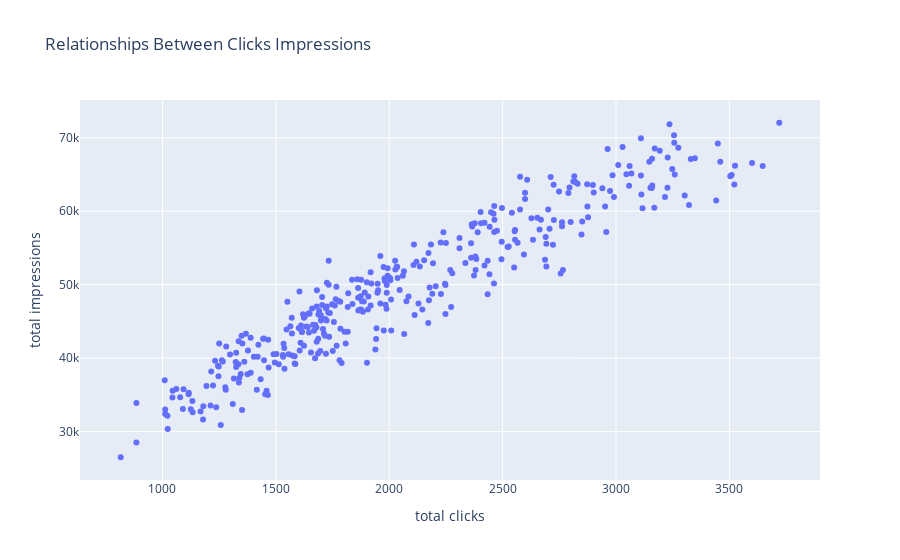

Write notebook code for a chart like this one.
### Code cell
# Create a relationship to visualize the relationship between Clicks and Impressions
fig = px.scatter(data, x="Clicks", y="Impressions", title="Relationships Between Clicks Impressions",
                 labels={"Clicks":" total clicks", "Impressions":"total impressions"})
#fig.update_layout(xaxis_title = "Clicks", yaxis_title="Impressions")
fig.show()

### Figure 1 — Plotly figure (JSON) as saved in the notebook; plotly's stock layout.template omitted (floating-point values rounded to 4 significant figures; data arrays with more than 128 entries replaced by an {"elided": "..."} marker saying what was removed)
{"data": [{"hovertemplate": " total clicks=%{x}<br>total impressions=%{y}<extra></extra>", "legendgroup": "", "marker": {"color": "#636efa", "symbol": "circle"}, "mode": "markers", "name": "", "orientation": "v", "showlegend": false, "type": "scatter", "x": {"elided": "365 int values"}, "xaxis": "x", "y": {"elided": "365 int values"}, "yaxis": "y"}], "layout": {"legend": {"tracegroupgap": 0}, "title": {"text": "Relationships Between Clicks Impressions"}, "xaxis": {"anchor": "y", "domain": [0, 1], "title": {"text": " total clicks"}}, "yaxis": {"anchor": "x", "domain": [0, 1], "title": {"text": "total impressions"}}}}
